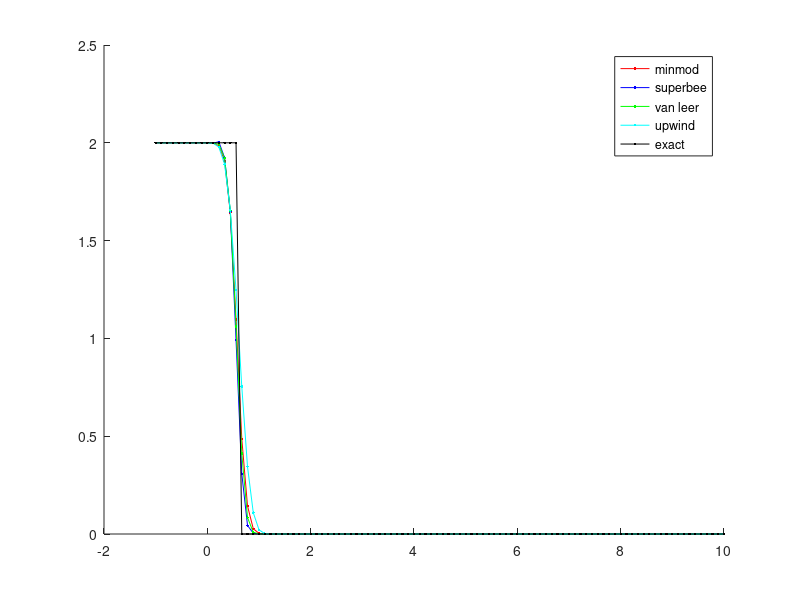
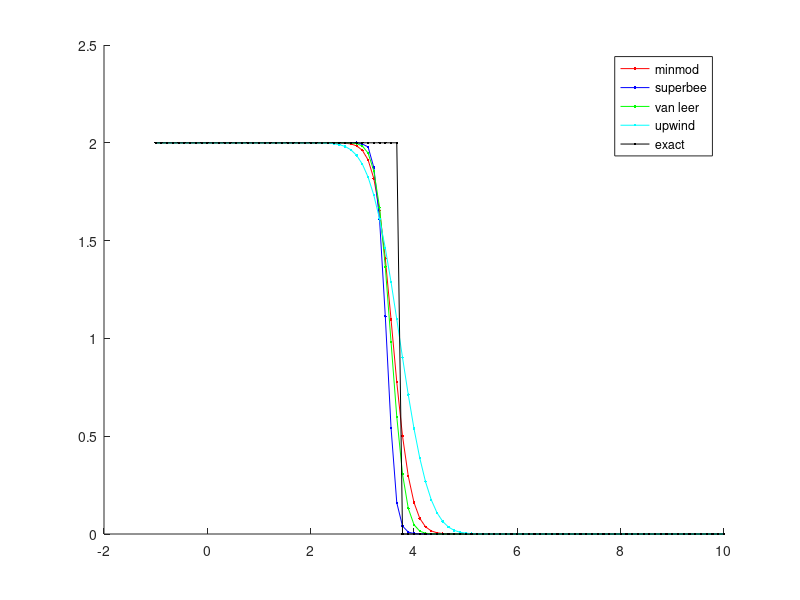
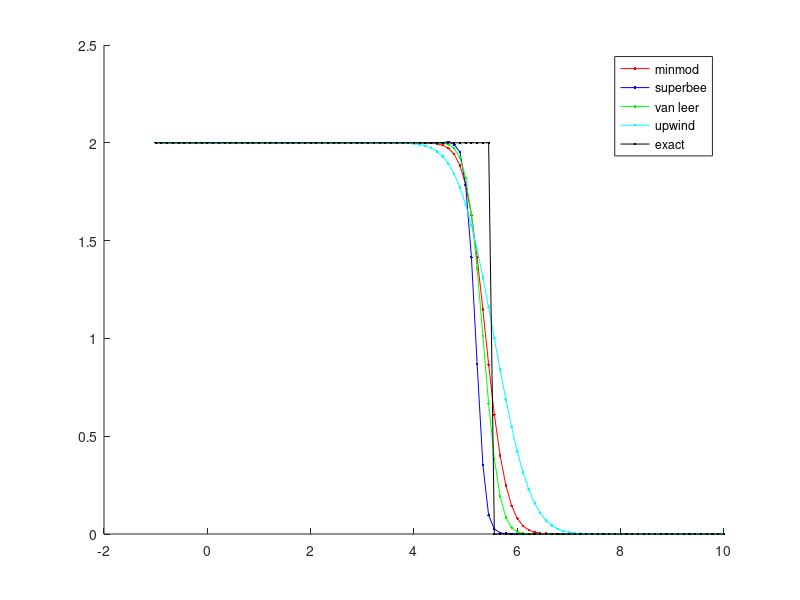

Write MATLAB code to recreate these figures, in order.
% Problem 4
% Marty Fuhry
% 3/17/2011
% Compiled and ran using GNU Octave, version 3.2.4 configured for "x86_64-pc-linux-gnu".

%%%%%%%%%%%%%%%%%%%%%%%%%%%%%%%%%%%%%%%%%%%%%%%%%%%%%%%%%%%%%%%%%%%%%%%%%%%%%%%%
% Write a finite volume code for linear advection with constant a=1            %
%  u_t + a u_x = 0                                                             %
% and compare the performance of upwinding and Lax-Wendroff                    %
%  F = au_j-1^n + a/2 (1-mu)(u_j^n - u_j-1^n)                                  %
% using flux limiters minmod                                                   %
%  max(0, min(1, r))                                                           %
% superbee                                                                     %
%  max(0, min(1, 2r), min(2, r))                                               %
% and Van Leer                                                                 %
%  (r + abs(r))/(1 + abs(r))                                                   %
% How do these compare (see paper)?                                            %
%%%%%%%%%%%%%%%%%%%%%%%%%%%%%%%%%%%%%%%%%%%%%%%%%%%%%%%%%%%%%%%%%%%%%%%%%%%%%%%%

% Octave is dumb; tell it this is not a function file
1;

function [C] = minmod(r)
    m = size(r)(1);
    C = zeros(m,1);
    for k = 1:m
        C(k) = max(0, min(1,r(k)));
    endfor
endfunction

function [C] = superbee(r)
    m = size(r)(1);
    C = zeros(m,1);
    for k = 1:m
        C(k) = max([0, min(1,2*r(k)), min(2,r(k))]);
    endfor
endfunction

function [C] = vanleer(r)
    C = (r + abs(r))./(1 + abs(r));
endfunction

% set up some PDE variables
m = 100;
a = -1;
b = 10;

% discretize the grid
dx = (b - a) / (m - 1);
x = [a:dx:b]';
dt = 0.5*dx;
timesteps = (b-a)/dt; 
mu = dt/dx;

% initial conditions
u = zeros(m,1);
u_l = 2;
u_r = 0;
for j = 1:m
    if x(j) <= 0
        u(j) = u_l;
    else
        u(j) = u_r;
    endif
endfor

% set each seperate methods initial conditions
uminmod   = u;
usuperbee = u;
uvanleer  = u;
uupwind   = u;
uexact    = u;

% set left flux matrices
A_left = diag(ones(m,1)) - diag(ones(m-1,1),-1);
A_left(1,1) = 0;
B_left = diag(ones(m-1,1), -1);
B_left(1,1) = 1;

% set right flux matrices
A_right = diag(ones(m-1,1),1) - diag(ones(m,1));
A_right(m,m) = 0;
B_right = diag(ones(m,1));

A = diag(ones(m-1,1),-1) - diag(ones(m-2,1),-2);
B = diag(ones(m,1)) - diag(ones(m-1,1),-1);

% start the FV method
for t = 1:timesteps
    %%%%%%%%%%%%%%%%%%%%%%%%%%%%%%%%%%%%%%%%%%%%%%
    % minmod                                     %
    %%%%%%%%%%%%%%%%%%%%%%%%%%%%%%%%%%%%%%%%%%%%%%
        %%%%%%%%%%%%%%%%%%%%%%%
        % get ratios          %
        %%%%%%%%%%%%%%%%%%%%%%%
        r1 = A*uminmod;
        r2 = B*uminmod;
        r2(r2 == 0) = 1e-10;
        r = r1./r2;

        %%%%%%%%%%%%%%%%%%%%%%%
        % flux calculation    %
        %%%%%%%%%%%%%%%%%%%%%%%
        Fl_low  = B_left*uminmod;
        Fl_high = B_left*uminmod + 0.5*(1 - mu)*A_left*uminmod;

        Fr_low  = B_right*uminmod;
        Fr_high = B_right*uminmod + 0.5*(1 - mu)*A_right*uminmod;

        %%%%%%%%%%%%%%%%%%%%%%%
        % update u            %
        %%%%%%%%%%%%%%%%%%%%%%%
        C = minmod(r);
        F_left  = Fl_low + C.*(Fl_high - Fl_low);
        F_right = Fr_low + C.*(Fr_high - Fr_low);
        F = F_right - F_left;
        uminmod = uminmod - mu*F;

    %%%%%%%%%%%%%%%%%%%%%%%%%%%%%%%%%%%%%%%%%%%%%%
    % superbee                                   %
    %%%%%%%%%%%%%%%%%%%%%%%%%%%%%%%%%%%%%%%%%%%%%%
        %%%%%%%%%%%%%%%%%%%%%%%
        % get ratios          %
        %%%%%%%%%%%%%%%%%%%%%%%
        r1 = A*usuperbee;
        r2 = B*usuperbee;
        r2(r2 == 0) = 1e-10;
        r = r1./r2;

        %%%%%%%%%%%%%%%%%%%%%%%
        % flux calculation    %
        %%%%%%%%%%%%%%%%%%%%%%%
        Fl_low  = B_left*usuperbee;
        Fl_high = B_left*usuperbee + 0.5*(1 - mu)*A_left*usuperbee;

        Fr_low  = B_right*usuperbee;
        Fr_high = B_right*usuperbee + 0.5*(1 - mu)*A_right*usuperbee;

        %%%%%%%%%%%%%%%%%%%%%%%
        % update u            %
        %%%%%%%%%%%%%%%%%%%%%%%
        C = superbee(r);
        F_left  = Fl_low + C.*(Fl_high - Fl_low);
        F_right = Fr_low + C.*(Fr_high - Fr_low);
        F = F_right - F_left;
        usuperbee = usuperbee - mu*F;

    %%%%%%%%%%%%%%%%%%%%%%%%%%%%%%%%%%%%%%%%%%%%%%
    % van leer                                   %
    %%%%%%%%%%%%%%%%%%%%%%%%%%%%%%%%%%%%%%%%%%%%%%
        %%%%%%%%%%%%%%%%%%%%%%%
        % get ratios          %
        %%%%%%%%%%%%%%%%%%%%%%%
        r1 = A*uvanleer;
        r2 = B*uvanleer;
        r2(r2 == 0) = 1e-10;
        r = r1./r2;

        %%%%%%%%%%%%%%%%%%%%%%%
        % flux calculation    %
        %%%%%%%%%%%%%%%%%%%%%%%
        Fl_low  = B_left*uvanleer;
        Fl_high = B_left*uvanleer + 0.5*(1 - mu)*A_left*uvanleer;

        Fr_low  = B_right*uvanleer;
        Fr_high = B_right*uvanleer + 0.5*(1 - mu)*A_right*uvanleer;

        %%%%%%%%%%%%%%%%%%%%%%%
        % update u            %
        %%%%%%%%%%%%%%%%%%%%%%%
        C = vanleer(r);
        F_left  = Fl_low + C.*(Fl_high - Fl_low);
        F_right = Fr_low + C.*(Fr_high - Fr_low);
        F = F_right - F_left;
        uvanleer = uvanleer - mu*F;

    %%%%%%%%%%%%%%%%%%%%%%%%%%%%%%%%%%%%%%%%%%%%%%
    % upwinding                                  %
    %%%%%%%%%%%%%%%%%%%%%%%%%%%%%%%%%%%%%%%%%%%%%%
        %%%%%%%%%%%%%%%%%%%%%%%
        % flux calculation    %
        %%%%%%%%%%%%%%%%%%%%%%%
        Fl_low  = B_left*uupwind;
        Fl_high = B_left*uupwind + 0.5*(1 - mu)*A_left*uupwind;

        Fr_low  = B_right*uupwind;
        Fr_high = B_right*uupwind + 0.5*(1 - mu)*A_right*uupwind;

        %%%%%%%%%%%%%%%%%%%%%%%
        % update u            %
        %%%%%%%%%%%%%%%%%%%%%%%
        C = zeros(size(r));
        F_left  = Fl_low + C.*(Fl_high - Fl_low);
        F_right = Fr_low + C.*(Fr_high - Fr_low);
        F = F_right - F_left;
        uupwind = uupwind - mu*F;

    %%%%%%%%%%%%%%%%%%%%%%%%%%%%%%%%%%%%%%%%%%%%%%
    % exact solution                             %
    %%%%%%%%%%%%%%%%%%%%%%%%%%%%%%%%%%%%%%%%%%%%%%
    for j = 1:m
        if x(j) <= dt*t
            uexact(j) = u_l;
        else
            uexact(j) = u_r;
        endif
    endfor
    
    %%%%%%%%%%%%%%%%%%%%%%%%%%%%%%%%%%%%%%%%%%%%%%
    % plot solutions                             %
    %%%%%%%%%%%%%%%%%%%%%%%%%%%%%%%%%%%%%%%%%%%%%%
    hold on
    plot(x, uminmod, 'r.-'); 
    plot(x, usuperbee, 'b.-'); 
    plot(x, uvanleer, 'g.-'); 
    plot(x, uupwind, 'c.-'); 
    plot(x, uexact, 'k.-'); 
    legend("minmod", "superbee", "van leer", "upwind", "exact");
    if t == 10
        print "-S640,480" prob4-1.png
    elseif t == timesteps/3
        print "-S640,480" prob4-2.png
    elseif t == timesteps/2
        print "-S640,480" prob4-3.png
    endif
    %savefig("fig%i.png", t);
    axis([a,b,u_r-0.1,u_l+0.1])
    drawnow
    clf;
endfor
input("Press any key to continue.");
